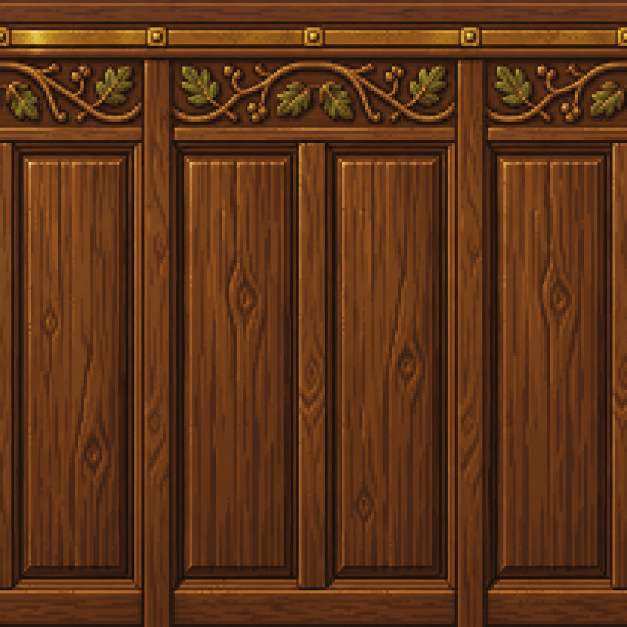
#> input picture art-source/rooms/tavern-v3/island_raw.png, 1254 x 1254 px, found by its file name (shown at 1/2 size); its folder holds 4 pictures in this run
$ python prepare-textures.py
#> lines starting #> are read from the running program, lines starting #| are printed output that depends on the picture
from pathlib import Path
from PIL import Image,ImageDraw
import json
root=Path('art-source/rooms/tavern-v3');out=Path('src/assets/textures/rooms')
shared='Seamless tileable pixel-art texture for a low-poly fantasy game, top-down flat view, 128x128 look, crisp hard-edged pixels, limited palette of 8-12 colours, soft top-left light, no text, no letters, no symbols, no border, warm high-fantasy tavern. Square opaque image, texture fills canvas edge to edge, absolutely no perspective. '
prompts={'island':'Thick carved dark-oak panels with vertical grain, a thin brass inlay band near the top, small carved leaf-and-vine relief.','flagstone':'Irregular worn grey-brown flagstones with dark mortar, a little moss in a few cracks, warm tint.','fur':'Thick brown and cream animal fur, soft clumped strands, no visible edge (the rug shape comes from geometry).'}
report=[];sheet=Image.new('RGB',(768,282),'#252034');draw=ImageDraw.Draw(sheet)
#> after `sheet = Image.new('RGB', (768, 282), '#252034')`:
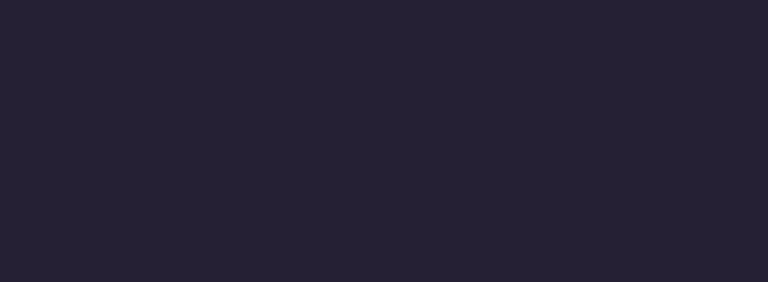
#> sheet: PIL image 768x282 RGB; mean R, G, B 37, 32, 52
for i,(name,prompt) in enumerate(prompts.items()):
 (root/f'{name}_prompt.txt').write_text(shared+prompt,encoding='utf-8')
 raw=Image.open(root/f'{name}_raw.png');im=raw.convert('RGB').resize((128,128),Image.Resampling.NEAREST);px=im.load()
#> further down, raw is the input picture: PIL image 1254x1254 RGB; mean R, G, B 93.8, 51.1, 22.6
#> after `im = raw.convert('RGB').resize((128, 128), Image.Resampling.NEAREST)`:
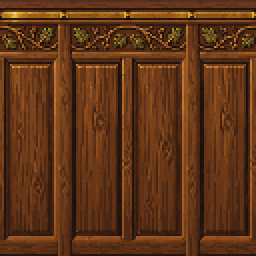
#> im: PIL image 128x128 RGB (shown 2 times larger); mean R, G, B 95.4, 52, 23
 before=[sum(abs(px[0,y][c]-px[127,y][c]) for y in range(128) for c in range(3))/384,sum(abs(px[x,0][c]-px[x,127][c]) for x in range(128) for c in range(3))/384]
#> before = [8.93, 28.95]
 for axis in [0,1]:
  for line in range(128):
   def pos(n):return (n,line) if axis==0 else (line,n)
   common=tuple(round((px[pos(0)][c]+px[pos(127)][c])/2) for c in range(3))
   for d in range(3):
    w=(3-d)/3
    for n in [d,127-d]:
     old=px[pos(n)];px[pos(n)]=tuple(round(old[c]*(1-w)+common[c]*w) for c in range(3))
 im=im.quantize(colors=12,dither=Image.Dither.NONE).convert('RGB');px=im.load()
#> after `im = im.quantize(colors=12, dither=Image.Dither.NONE).convert('RGB')`:
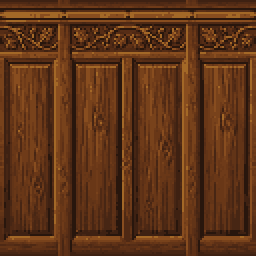
#> im: PIL image 128x128 RGB (shown 2 times larger); mean R, G, B 94.4, 51.4, 23
 edge=[max(abs(px[0,y][c]-px[127,y][c]) for y in range(128) for c in range(3)),max(abs(px[x,0][c]-px[x,127][c]) for x in range(128) for c in range(3))]
#> edge = [0, 0]
 assert edge==[0,0]
 final=out/f'tavern_{name}_v2.png';assert not final.exists(),final
 assert not (root/f'{name}.png').exists()
 im.save(final);im.save(root/f'{name}.png')
 tile=Image.new('RGB',(256,256))
#> tile: PIL image 256x256 RGB; every value is 0
 for x in [0,128]:
  for y in [0,128]:tile.paste(im,(x,y))
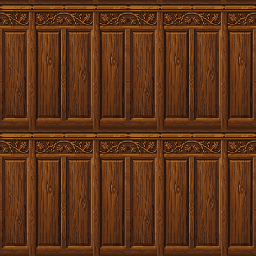
#> tile: PIL image 256x256 RGB; mean R, G, B 94.4, 51.4, 23
 tile.save(root/f'{name}_tile2x2.png');sheet.paste(tile,(i*256,26));draw.text((i*256+8,8),name,fill='white')
#> after `sheet.paste(tile, (i * 256, 26))`:
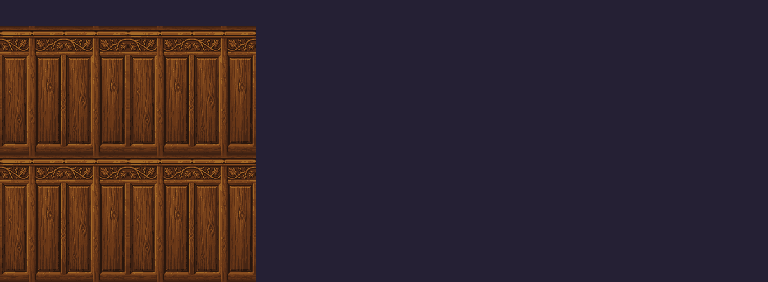
#> sheet: PIL image 768x282 RGB; mean R, G, B 54.4, 37.9, 43.2
 report.append(dict(asset=final.as_posix(),raw_size=raw.size,final_size=im.size,mode=im.mode,colors=len(im.getcolors(16384)),before_edge_mean_rgb=before,after_edge_max_rgb=edge))
#> pass 2 of the loop `for i,(name,prompt) in enumerate(prompts.items()):`:
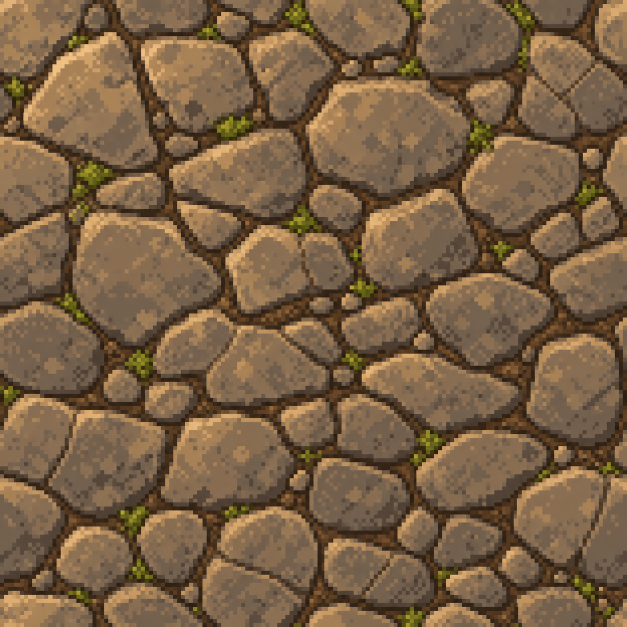
#> input picture art-source/rooms/tavern-v3/flagstone_raw.png, 1254 x 1254 px, found by its file name (shown at 1/2 size)
#> raw is the input picture: PIL image 1254x1254 RGB; mean R, G, B 120.8, 95.8, 68.3
#> before = [8.23, 6.97]
#> after the loop `for x in [0,128]:`:
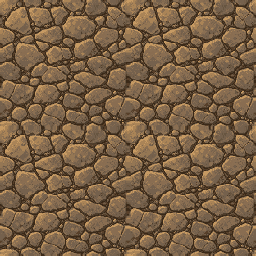
#> tile: PIL image 256x256 RGB; mean R, G, B 120.8, 95.7, 68.6
#> `sheet.paste(tile, (i * 256, 26))`:
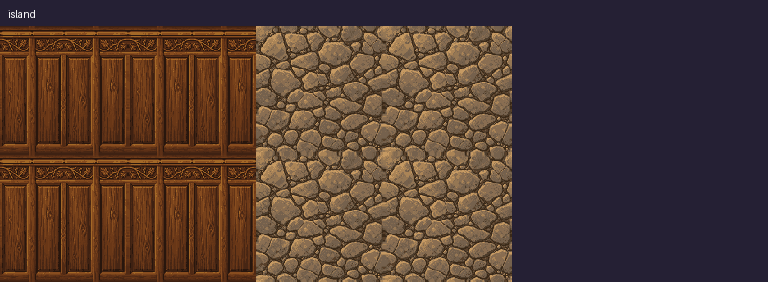
#> sheet: PIL image 768x282 RGB; mean R, G, B 79.8, 57.2, 48.3
#> pass 3 of the loop `for i,(name,prompt) in enumerate(prompts.items()):`:
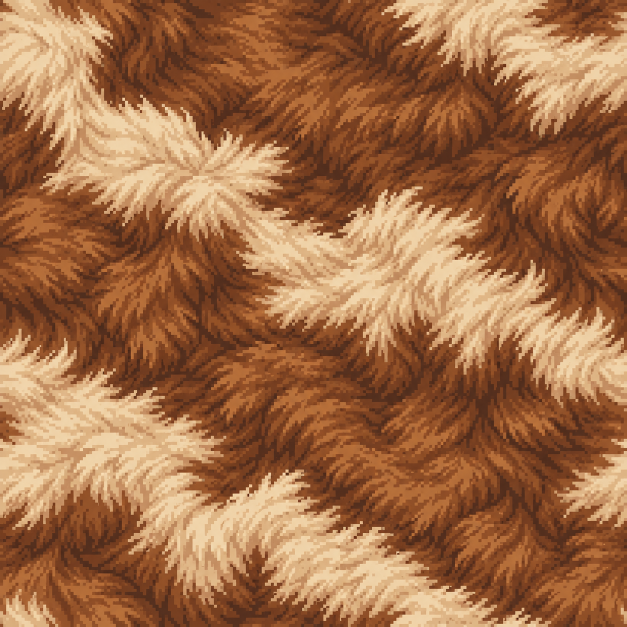
#> input picture art-source/rooms/tavern-v3/fur_raw.png, 1254 x 1254 px, found by its file name (shown at 1/2 size)
#> raw is the input picture: PIL image 1254x1254 RGB; mean R, G, B 161.6, 109.4, 71.3
#> before = [7.33, 9.98]
#> after the loop `for x in [0,128]:`:
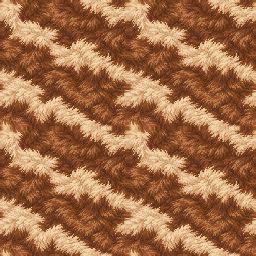
#> tile: PIL image 256x256 RGB; mean R, G, B 162, 109.7, 72
#> `sheet.paste(tile, (i * 256, 26))`:
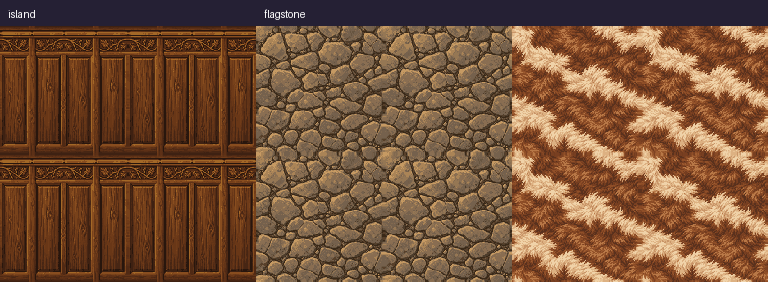
#> sheet: PIL image 768x282 RGB; mean R, G, B 117.8, 80.8, 54.5
sheet.save(root/'textures_tile2x2.png');(root/'texture-validation.json').write_text(json.dumps(report,indent=2))
#> after `sheet.save(root / 'textures_tile2x2.png')`:
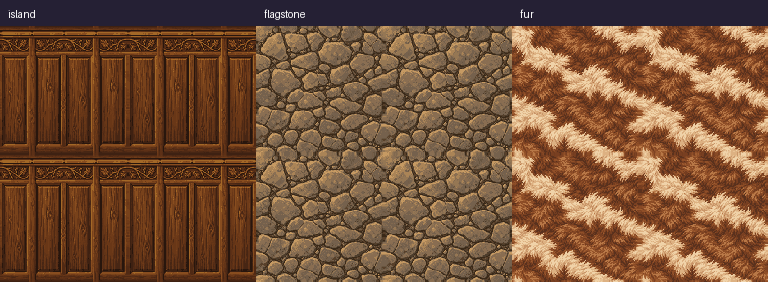
#> saved as textures_tile2x2.png: PIL image 768x282 RGB; mean R, G, B 117.8, 80.9, 54.5
print(json.dumps(report))
#> (printed output is left out)
